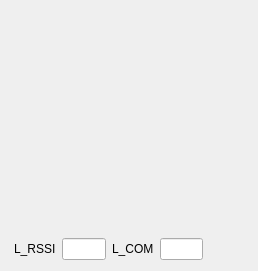
<?xml version="1.0" encoding="UTF-8"?>
<ui version="4.0">
 <class>lcompass</class>
 <widget class="QWidget" name="lcompass">
  <property name="geometry">
   <rect>
    <x>0</x>
    <y>0</y>
    <width>258</width>
    <height>271</height>
   </rect>
  </property>
  <property name="maximumSize">
   <size>
    <width>450</width>
    <height>461</height>
   </size>
  </property>
  <property name="windowTitle">
   <string>lcompass</string>
  </property>
  <layout class="QVBoxLayout" name="verticalLayout">
   <item>
    <widget class="QWidget" name="cwidget" native="true">
     <property name="sizePolicy">
      <sizepolicy hsizetype="Preferred" vsizetype="Expanding">
       <horstretch>0</horstretch>
       <verstretch>0</verstretch>
      </sizepolicy>
     </property>
     <property name="minimumSize">
      <size>
       <width>220</width>
       <height>220</height>
      </size>
     </property>
     <property name="layoutDirection">
      <enum>Qt::LeftToRight</enum>
     </property>
     <property name="autoFillBackground">
      <bool>true</bool>
     </property>
     <layout class="QHBoxLayout" name="horizontalLayout_3"/>
    </widget>
   </item>
   <item>
    <layout class="QHBoxLayout" name="horizontalLayout">
     <property name="sizeConstraint">
      <enum>QLayout::SetDefaultConstraint</enum>
     </property>
     <item>
      <spacer name="horizontalSpacer_4">
       <property name="orientation">
        <enum>Qt::Horizontal</enum>
       </property>
       <property name="sizeType">
        <enum>QSizePolicy::Preferred</enum>
       </property>
       <property name="sizeHint" stdset="0">
        <size>
         <width>20</width>
         <height>20</height>
        </size>
       </property>
      </spacer>
     </item>
     <item>
      <widget class="QLabel" name="label">
       <property name="maximumSize">
        <size>
         <width>60</width>
         <height>16777215</height>
        </size>
       </property>
       <property name="text">
        <string>L_RSSI</string>
       </property>
      </widget>
     </item>
     <item>
      <widget class="QLineEdit" name="lineEdit">
       <property name="sizePolicy">
        <sizepolicy hsizetype="Preferred" vsizetype="Fixed">
         <horstretch>0</horstretch>
         <verstretch>0</verstretch>
        </sizepolicy>
       </property>
       <property name="maximumSize">
        <size>
         <width>60</width>
         <height>16777215</height>
        </size>
       </property>
      </widget>
     </item>
     <item>
      <widget class="QLabel" name="label_2">
       <property name="maximumSize">
        <size>
         <width>60</width>
         <height>16777215</height>
        </size>
       </property>
       <property name="text">
        <string>L_COM</string>
       </property>
      </widget>
     </item>
     <item>
      <widget class="QLineEdit" name="lineEdit_2">
       <property name="sizePolicy">
        <sizepolicy hsizetype="Preferred" vsizetype="Fixed">
         <horstretch>0</horstretch>
         <verstretch>0</verstretch>
        </sizepolicy>
       </property>
       <property name="maximumSize">
        <size>
         <width>60</width>
         <height>16777215</height>
        </size>
       </property>
      </widget>
     </item>
     <item>
      <spacer name="horizontalSpacer">
       <property name="orientation">
        <enum>Qt::Horizontal</enum>
       </property>
       <property name="sizeType">
        <enum>QSizePolicy::Preferred</enum>
       </property>
       <property name="sizeHint" stdset="0">
        <size>
         <width>60</width>
         <height>20</height>
        </size>
       </property>
      </spacer>
     </item>
    </layout>
   </item>
  </layout>
 </widget>
 <resources/>
 <connections/>
</ui>
